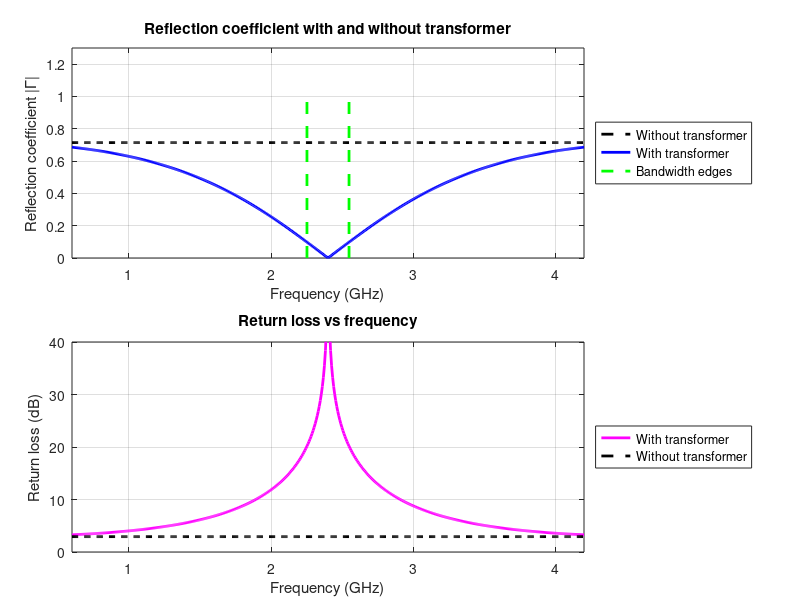

Write MATLAB code to recreate this figure.
Z0=50; ZL=300; f0=2.4e9; k=1;
c=3e8; thr=0.1;
ZT=sqrt(Z0*ZL); L=c/(4*f0);
f=linspace(0.25*f0,1.75*f0,500); theta=(pi/2)*(f/f0);
Zin=ZT*(ZL*cos(theta)+1j*ZT*sin(theta))./(ZT*cos(theta)+1j*ZL*sin(theta));
G=abs((Zin-Z0)./(Zin+Z0)); G0=abs((ZL-Z0)/(ZL+Z0));
VSWR0=(1+G0)/(1-G0); RL=-20*log10(G+eps); RL0=-20*log10(G0);
idx=find(G<thr); fl=f(idx(1)); fh=f(idx(end)); fracBW=100*(fh-fl)/f0;
printf('Z0=%d ZL=%d ZT=%.2f L=%.2f mm |G|=%.3f VSWR=%.2f BW=%.3f-%.3f GHz FracBW=%.1f%%\n',Z0,ZL,ZT,L*1e3,G0,VSWR0,fl/1e9,fh/1e9,fracBW)
figure(k); set(gcf,'Position',[100 50 1000 800]);
subplot('Position',[0.09 0.57 0.64 0.35])
plot(f/1e9,G0*ones(size(f)),'k--','LineWidth',2); hold on
plot(f/1e9,G,'b','LineWidth',2)
plot([fl fl]/1e9,[0 1],'g--','LineWidth',2)
plot([fh fh]/1e9,[0 1],'g--','LineWidth',2)
grid on; ylim([0 1.3]); xlim([f(1) f(end)]/1e9)
xlabel('Frequency (GHz)'); ylabel('Reflection coefficient |\Gamma|')
title('Reflection coefficient with and without transformer')
legend('Without transformer','With transformer','Bandwidth edges','Location','eastoutside')
subplot('Position',[0.09 0.08 0.64 0.35])
plot(f/1e9,RL,'m','LineWidth',2); hold on
plot(f/1e9,RL0*ones(size(f)),'k--','LineWidth',2)
grid on; ylim([0 40]); xlim([f(1) f(end)]/1e9)
xlabel('Frequency (GHz)'); ylabel('Return loss (dB)'); title('Return loss vs frequency')
legend('With transformer','Without transformer','Location','eastoutside')
print -dpng case1.png
